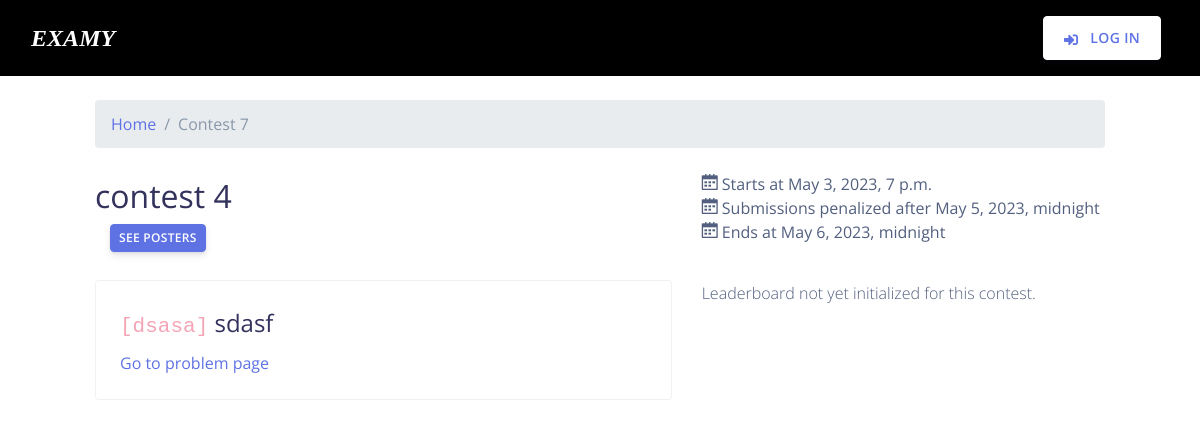
Screenshot of /judge/contest/7/ with the database file from the repository.
### judge/models.py (models this page shows, shortened)
class Contest(models.Model):
    name = models.CharField(
        max_length=50, default='Unnamed Contest', unique=True)
    """Contest name"""
    start_datetime = models.DateTimeField()
    """Start Date and Time for Contest"""
    soft_end_datetime = models.DateTimeField()
    """"Soft" End Date and Time for Contest"""
    hard_end_datetime = models.DateTimeField()
    """"Hard" End Date and Time for Contest"""
    penalty = models.FloatField(default=0.0)
    """Penalty for late-submission"""
    public = models.BooleanField(default=False)
    """Is the contest public?"""
    enable_linter_score = models.BooleanField(default=True)
    """Enable linter scoring"""
    enable_poster_score = models.BooleanField(default=True)
    """Enable poster scoring"""

class Problem(models.Model):
    code = models.CharField(max_length=10, primary_key=True, default='UNSET')
    """Problem code"""
    contest = models.ForeignKey(Contest, on_delete=models.CASCADE, null=True)
    """Foreign key to contest for the problem"""
    name = models.CharField(max_length=50, default='Name not set')
    """Problem name"""
    statement = models.TextField(default='The problem statement is empty.')
    """Problem statement"""
    input_format = models.TextField(default='No input format specified.')
    """Problem input format"""
    output_format = models.TextField(default='No output format specified.')
    """Problem output format"""
    difficulty = models.PositiveSmallIntegerField(default=0)
    """Problem difficulty"""
    time_limit = models.DurationField(default=timedelta(seconds=10))
    """Problem time limit"""
    memory_limit = models.PositiveIntegerField(default=200000)
    """Problem memory limit"""
    file_exts = models.CharField(max_length=100, default='.py,.cpp')
    """Accepted file extensions for submissions to problem"""
    starting_code = models.FileField(upload_to=starting_code_name, null=True)
    """Problem starting code"""
    max_score = models.PositiveSmallIntegerField(default=0)
    """Maximum score for a test case for the problem"""
    compilation_script = models.FileField(
        upload_to=partial(compilation_test_upload_location,
                          is_compilation=True),
        default='./default/compilation_script.sh')
    """Problem compilation script"""
    test_script = models.FileField(
        upload_to=partial(compilation_test_upload_location,
                          is_compilation=False),
        default='./default/test_script.sh')
    """Problem test script"""

### judge/views.py (the view, shortened to what this page needs)
# urls.py: path('contest/<int:contest_id>/', views.contest_detail, name='contest_detail'),
def contest_detail(request, contest_id):
    contest = get_object_or_404(Contest, pk=contest_id)
    user = _get_user(request)
    perm = handler.get_personcontest_permission(
        None if user is None else user.email, contest_id)
    if perm is None:
        return handler404(request)
    problems = Problem.objects.filter(contest_id=contest_id)
    status, leaderboard = handler.get_leaderboard(contest_id)
    curr_time = timezone.now()
    context = {
        'contest': contest,
        'type': 'Poster' if perm else 'Participant',
        'problems': problems,
        'leaderboard_status': status,
        'leaderboard': leaderboard,
        'curr_time': curr_time,
    }
    return render(request, 'judge/contest_detail.html', context)

### judge/handler.py (called while the page is built, shortened)
def get_personcontest_permission(person_id: Optional[str], contest_id: int) -> Optional[bool]:
    curr = timezone.now()
    contest = models.Contest.objects.filter(pk=contest_id)
    if not contest.exists():
        return None
    contest = contest[0]
    if person_id is None:
        if contest.public and curr >= contest.start_datetime:
            return False
        else:
            return None

def get_leaderboard(contest_id: int) -> Tuple[bool, Union[str, List[List[Union[str, float]]]]]:
    leaderboard_path = os.path.join('content', 'contests', str(contest_id) + '.lb')
    if not os.path.exists(leaderboard_path):
        return (False, 'Leaderboard not yet initialized for this contest.')
    with open(leaderboard_path, 'rb') as f:
        data = pickle.load(f)
    return (True, data)

### judge/views.py (called while the page is built)
def _get_user(request) -> User:
    if request.user.is_authenticated:
        if request.user.email == '':
            if request.user.is_superuser:
                request.user.email = request.user.username + '@autojudge.superuser'
            else:
                return None
        return request.user
    else:
        return None

### judge/templates/judge/contest_detail.html (shortened to what this page needs)
{% extends 'judge/base.html' %}
{% load tz %}
{% block breadcrumb %}
<li class="breadcrumb-item active" aria-current="page">Contest {{ contest.pk }}</li>
{% endblock %}
{% block content %}
<div class="row">
    <div class="col-12 col-md-7">
        <h2 class="d-inline">{{ contest.name }}</h2>
        <div class="col-12">
            <a class="btn btn-primary my-1 btn-sm" href="{% url 'judge:get_posters' contest.pk %}">See posters</a>
        </div>
    </div>
    <div class="col-md-5 float-right">
        <i class="ni ni-calendar-grid-58"></i> Starts at {{ contest.start_datetime|localtime }}<br>
        {% if contest.soft_end_datetime != contest.hard_end_datetime %}
        <i class="ni ni-calendar-grid-58"></i> Submissions penalized after
        {{ contest.soft_end_datetime|localtime }}<br>
        {% endif %}
        <i class="ni ni-calendar-grid-58"></i> Ends at {{ contest.hard_end_datetime|localtime }}<br>
    </div>
</div>
<div class="row">
    <div class="col-12 col-md-7">
        {% for problem in problems %}
        <div class="card my-4">
            <div class="card-body">
                <h4><code>[{{ problem.code }}]</code> {{ problem.name }}</h4>
                <a href="{% url 'judge:problem_detail' problem.pk %}" class="card-link">Go to problem page</a>
            </div>
        </div>
        {% empty %}
        <div class="card my-4">
            <div class="card-body">
                No problems posted yet.
            </div>
        </div>
        {% endfor %}
    </div>
    <div class="col-12 col-md-5 my-4">
        {% if leaderboard_status %}
        <table class="table table-striped">
            <thead class="thead-dark">
                <tr>
                    <th>Rank</th>
                    <th>Participant</th>
                    <th>Score</th>
                </tr>
            </thead>
            <tbody>
                {% for entry in leaderboard %}
                <tr>
                    <th>{{ forloop.counter }}</th>
                    <td>{{ entry.0 }}</td>
                    <td>{{ entry.1 }}</td>
                </tr>
                {% endfor %}
            </tbody>
        </table>
        {% else %}
        <p>{{ leaderboard }}</p>
        {% endif %}
    </div>
</div>
{% endblock %}

### rows the page displays
Contest: pk "7", name "contest 4", start_datetime "May 3, 2023, 7 p.m.", soft_end_datetime "May 5, 2023, midnight", hard_end_datetime "May 6, 2023, midnight"
Problem: code "dsasa", name "sdasf"

### other values shown
{{ leaderboard }} "Leaderboard not yet initialized for this contest."
